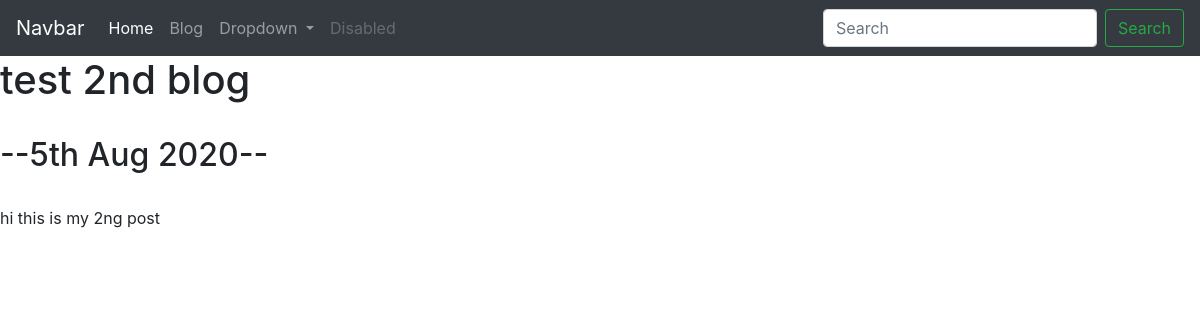
The app's page /blog/2/ with its own data.
### blog/models.py (models this page shows, shortened)
class Blog(models.Model):
    title = models.CharField(max_length=200)
    description = models.TextField()
    date = models.DateField()

### blog/views.py (the view)
# urls.py: path('<int:blog_id>/', views.detail, name='detail'),
def detail(request, blog_id):
    blog = get_object_or_404(Blog, pk=blog_id)
    return render(request, 'blog/detail.html', {'blog':blog})

### blog/templates/blog/detail.html
{% extends 'portfolio/base.html' %}
{% block content%}
<h1>{{ blog.title}}</h1>
<br>
<h2>--{{blog.date|date:'jS M Y'}}--</h2>
<br>
{{ blog.description}}
{% endblock%}

### records on screen
Blog: title "test 2nd blog", date "5th Aug 2020", description "hi this is my 2ng post"
